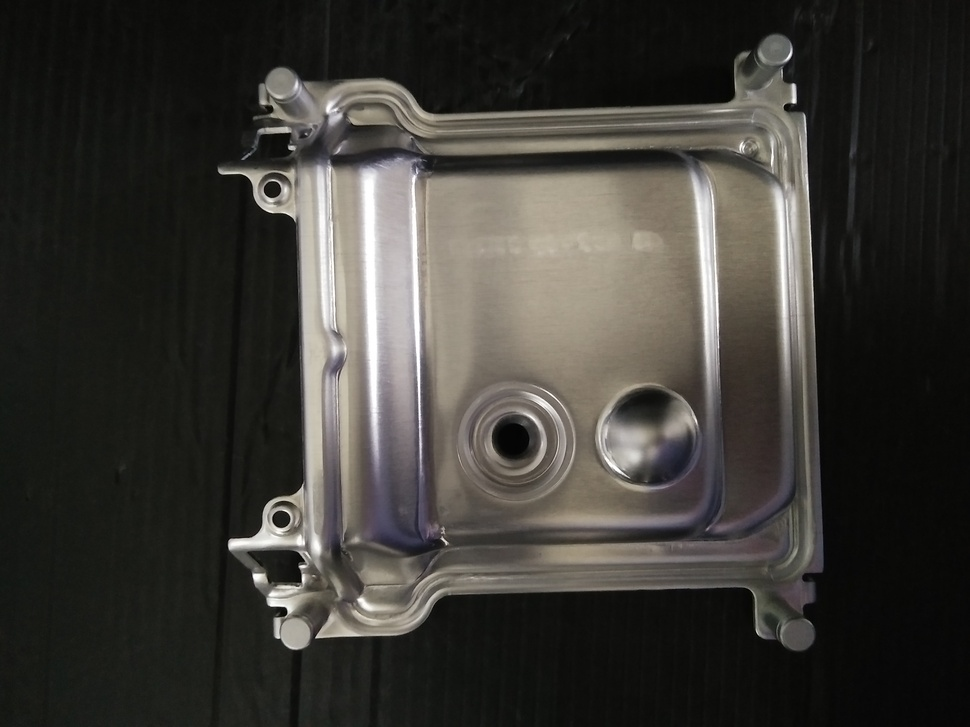
#> input picture test1.jpg, 970 x 727 px, shrunk from 4160 x 3120 before the run, found by its file name
$ python bb.py   (Python 2 division)   (older library calls are emulated)
#> lines starting #> are read from the running program, lines starting #| are printed output that depends on the picture; after the words box and inside, x2 and y2 are one past the last pixel; in counts of white or black regions, pixels touching at a corner belong together
import cv2
import numpy as np

img = cv2.imread('images/test1.jpg',0)
#> img: shape (727, 970); min 0, max 255, mean 57.8
ret,thresh = cv2.threshold(img,127,255,0)
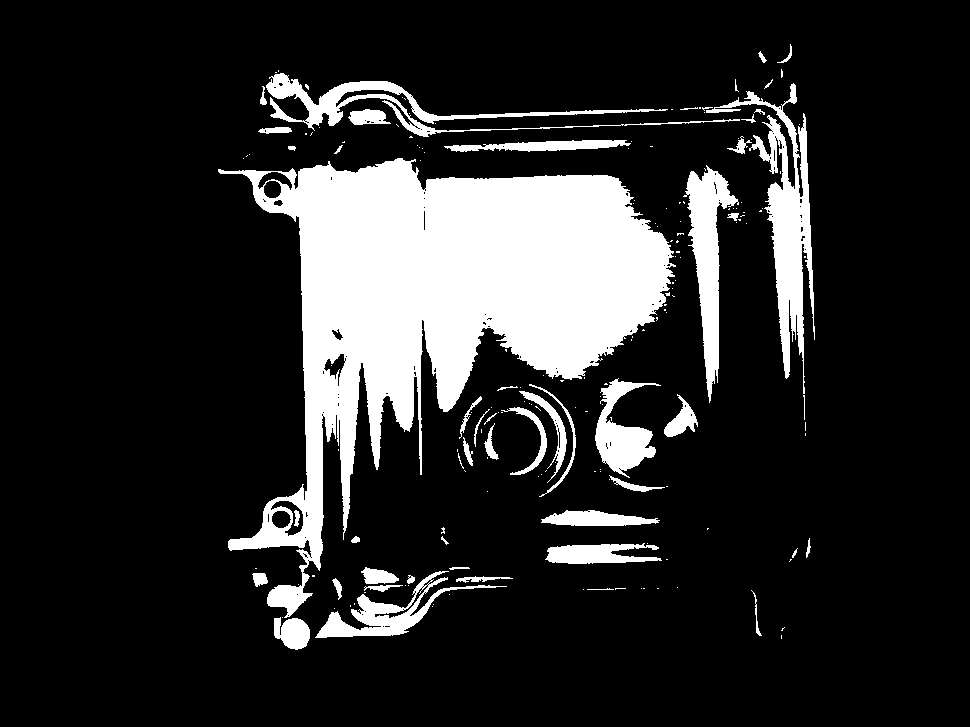
#> thresh: shape (727, 970); 16.3% white; 186 white regions (135 under 20 px)
im2,contours,hierarchy = cv2.findContours(thresh, 1, 2)
#> contours = 331 contours, 281 with area under 20; largest, box (x1, y1, x2, y2) and area: (218, 158, 676, 618) 80530, (706, 83, 815, 394) 6852, (683, 165, 739, 403) 4659, (266, 73, 740, 137) 3814, (315, 571, 507, 638) 2845

cnt = contours[0]
#> cnt = [[781, 635], [781, 638]]
M = cv2.moments(cnt)
#> M = moments, m00 0
print M
#> (printed output is left out)

# Centroid
#cx = int(M['m10']/M['m00'])
#cy = int(M['m01']/M['m00'])
#img2 = cv2.circle(img, cx, cy, 10, 0, 2)

# Area
area = cv2.contourArea(cnt)
#> area = 0

# Contour Perimeter
perimeter = cv2.arcLength(cnt,True)
#> perimeter = 6

# Contour Approximation
epsilon = 0.1 * cv2.arcLength(cnt, True)
#> epsilon = 0.6
approx = cv2.approxPolyDP(cnt, epsilon, True)
#> approx = [[781, 635], [781, 638]]


cv2.imshow('image', img)
cv2.waitKey(0)
cv2.destroyAllWindows()

$ run again, with test2.jpg copied over test1.jpg
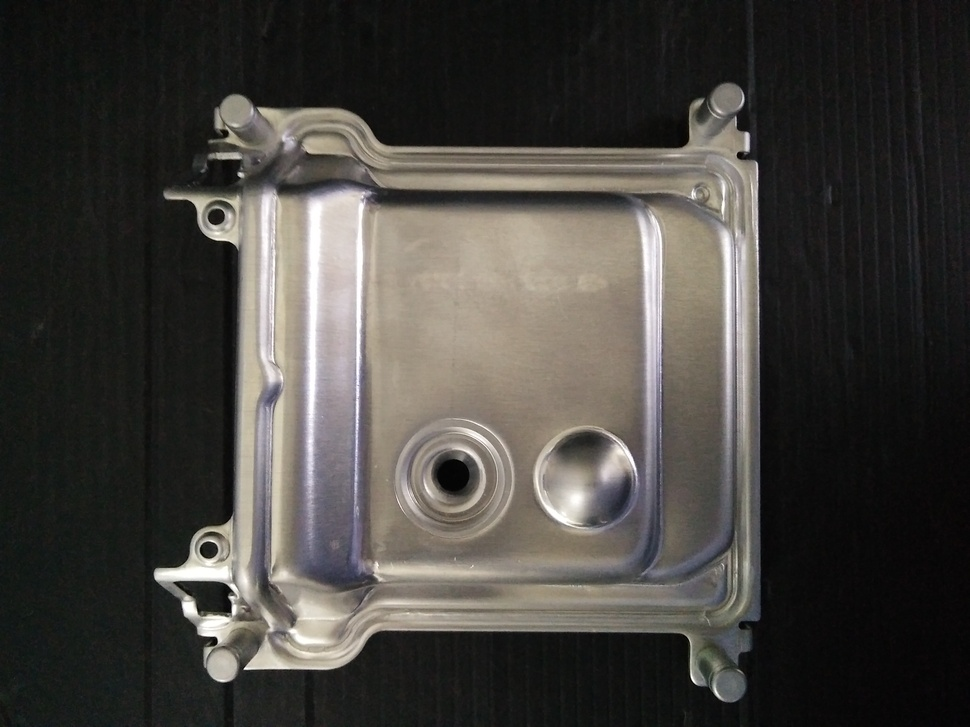
#> input picture test2.jpg, 970 x 727 px, shrunk from 4160 x 3120 before the run, found by its file name
#> `img = cv2.imread('images/test1.jpg',0)`:
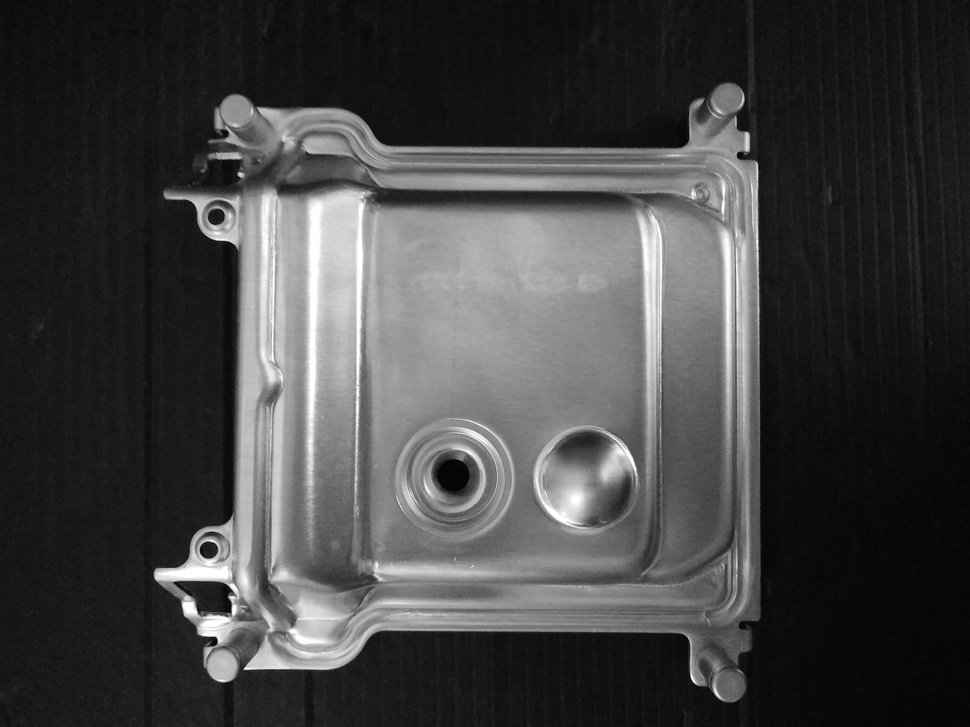
#> img: shape (727, 970); min 0, max 255, mean 66.5
#> `ret,thresh = cv2.threshold(img,127,255,0)`:
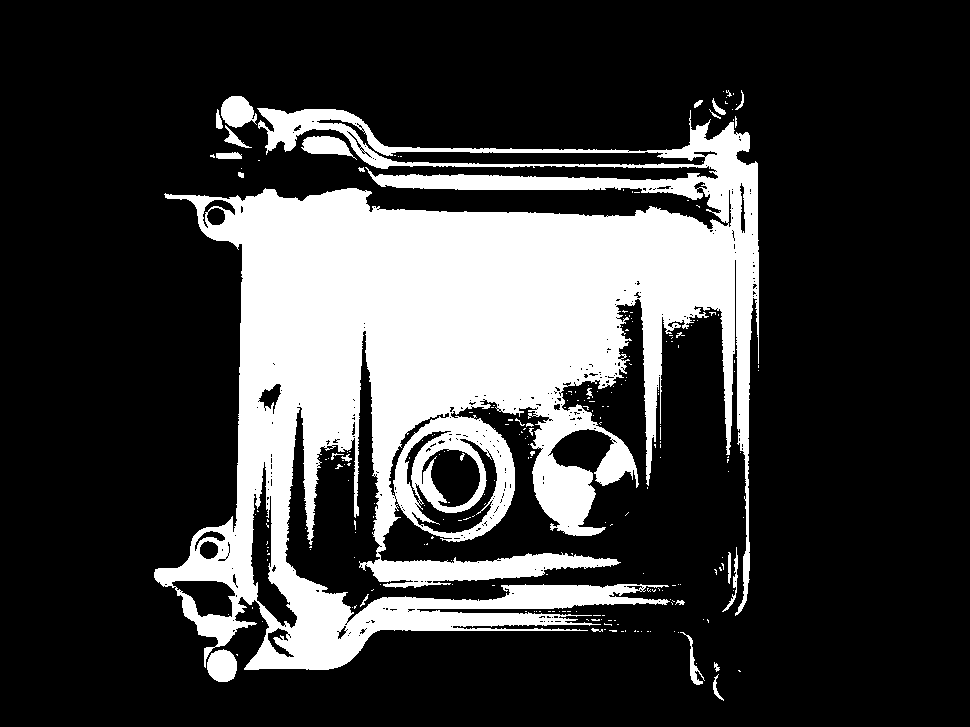
#> thresh: shape (727, 970); 23.7% white; 240 white regions (212 under 20 px)
#> contours = 634 contours, 584 with area under 20; largest, box (x1, y1, x2, y2) and area: (154, 108, 759, 670) 172654, (316, 118, 706, 166) 3908, (250, 461, 298, 629) 2713, (421, 448, 481, 508) 2368, (411, 438, 498, 534) 2278
#> cnt = contour of 31 points, box (x1, y1, x2, y2) (713, 674, 724, 701), area 54
#> M = moments, m00 54.5, centre m10/m00, m01/m00 = (716, 689.1)
#> (printed output is left out)
#> area = 54.5
#> perimeter = 66.18
#> epsilon = 6.62
#> approx = [[718, 674], [713, 689], [723, 700]]

$ run again, with test3.jpg copied over test1.jpg
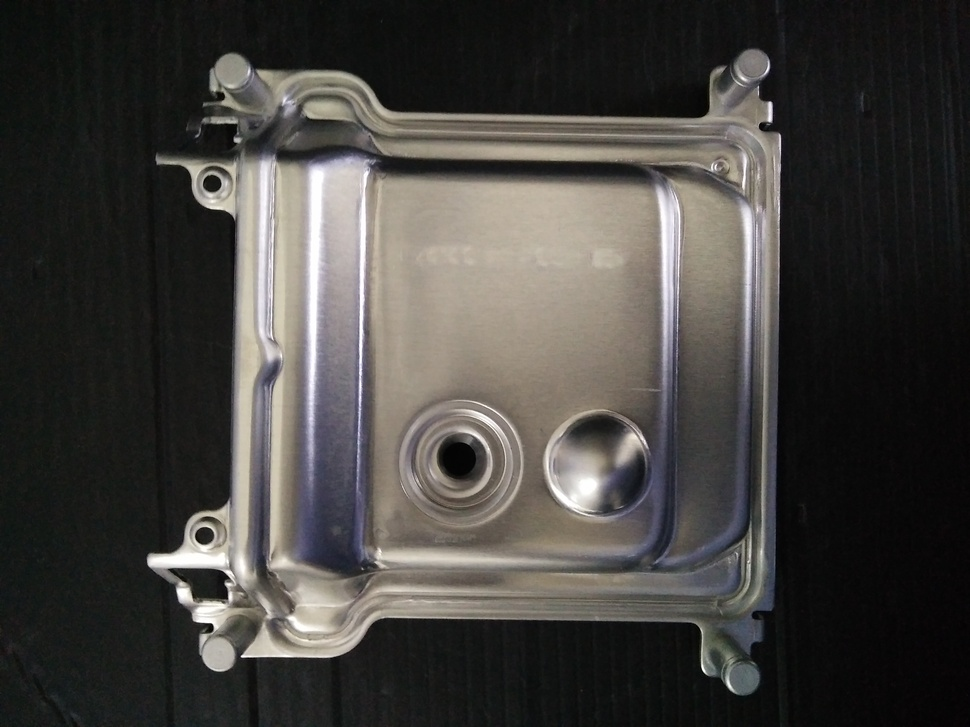
#> input picture test3.jpg, 970 x 727 px, shrunk from 4160 x 3120 before the run, found by its file name
#> `ret,thresh = cv2.threshold(img,127,255,0)`:
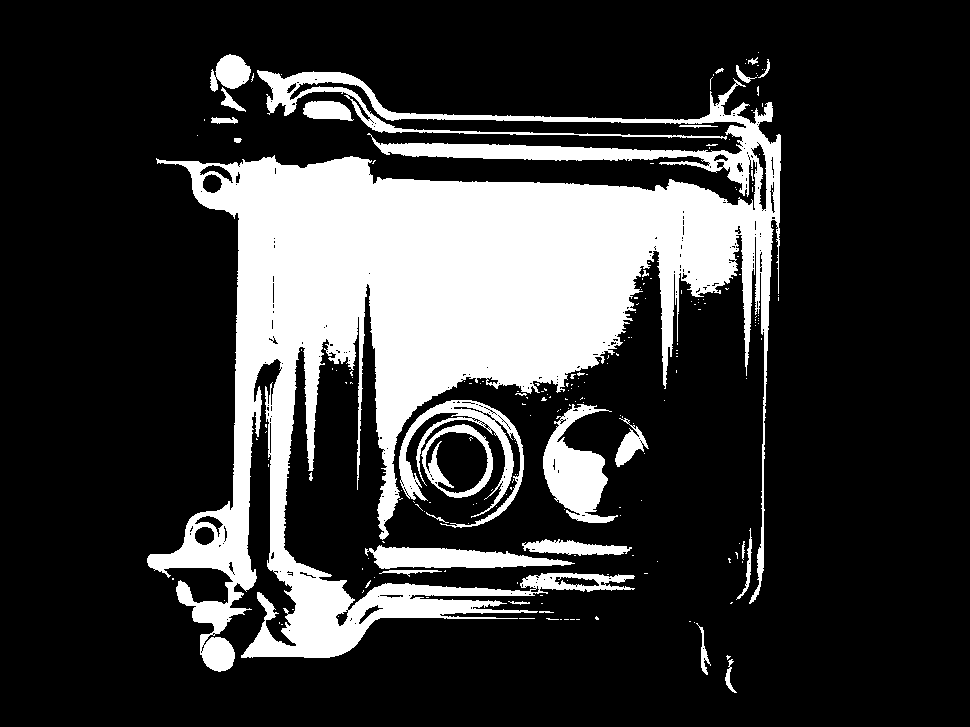
#> thresh: shape (727, 970); 22% white; 212 white regions (184 under 20 px)
#> contours = 541 contours, 487 with area under 20; largest, box (x1, y1, x2, y2) and area: (147, 70, 781, 672) 134370, (543, 404, 618, 523) 4100, (421, 424, 493, 498) 3881, (399, 400, 524, 528) 3338, (365, 545, 575, 569) 2765
#> cnt = contour of 43 points, box (x1, y1, x2, y2) (725, 659, 737, 693), area 92
#> M = moments, m00 91.5, centre m10/m00, m01/m00 = (728.9, 677.4)
#> (printed output is left out)
#> area = 91.5
#> perimeter = 88.67
#> epsilon = 8.87
#> approx = [[731, 659], [725, 680], [736, 692]]
